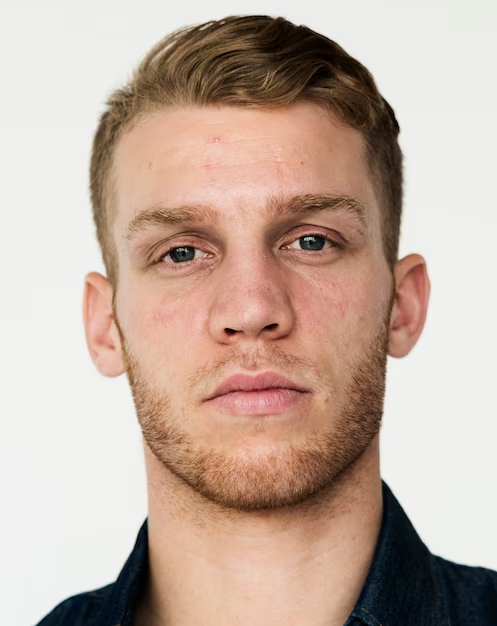
#> input picture face.jpg, 497 x 626 px
$ python main.py
#> lines starting #> are read from the running program, lines starting #| are printed output that depends on the picture
import cv2
from PIL import Image

# Пути к файлам
image_face_path = 'face.jpg'
image_mask_path = 'hat.png'
cascade_path = 'haarcascade_frontalface_default.xml'

image_face = cv2.imread(image_face_path)
#> image_face is the input picture: shape (626, 497, 3); mean B, G, R 160.6, 173.1, 195
gray_image = cv2.cvtColor(image_face, cv2.COLOR_BGR2GRAY)
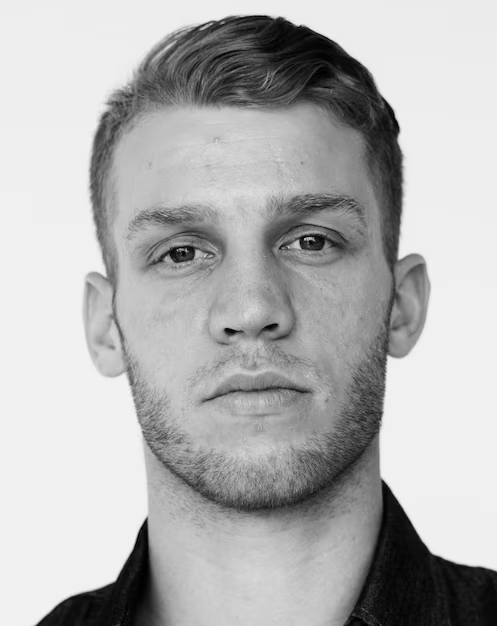
#> gray_image: shape (626, 497); min 0, max 246, mean 178.3

face_cascade = cv2.CascadeClassifier(cascade_path)

face_coordinates = face_cascade.detectMultiScale(
    gray_image,
    scaleFactor=1.1,
    minNeighbors=3,
    minSize=(30, 30)
)
#> face_coordinates = [[68, 103, 359, 359]]

print('Face coordinates:', face_coordinates)
#| Face coordinates: [[ 68 103 359 359]]

if len(face_coordinates) == 0:
    print("No faces detected. Try adjusting parameters or using another image.")
else:
    face = Image.open(image_face_path)
#> (the run stopped early here; a loop or call above may not have finished)
